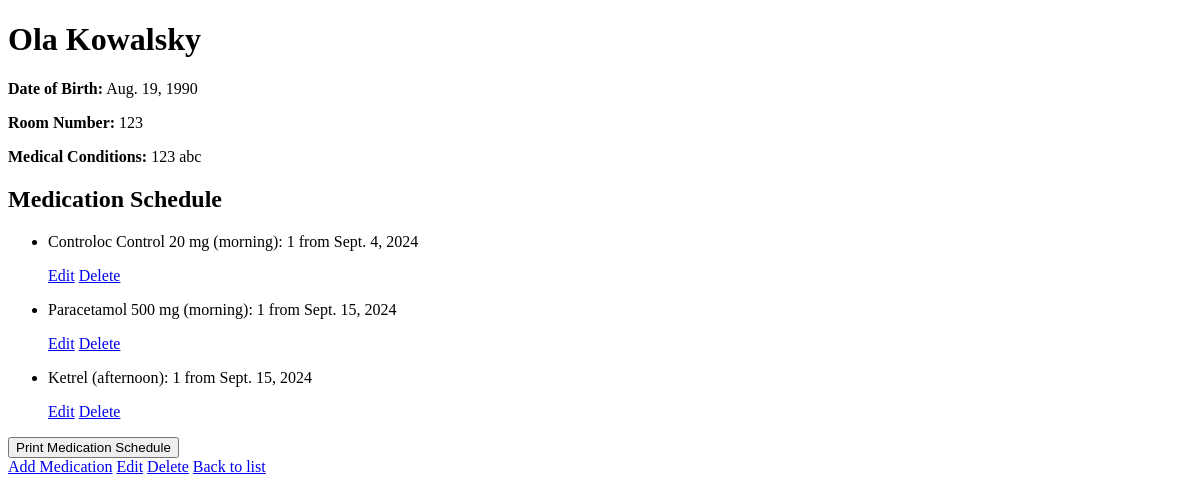
/residents/residents/1/, run on the app's committed database.
### residents/models.py (models this page shows, shortened)
class Resident(models.Model):
    first_name = models.CharField(max_length=30)
    last_name = models.CharField(max_length=30)
    date_of_birth = models.DateField()
    room_number = models.CharField(max_length=10)
    medical_conditions = models.TextField(blank=True, null=True)

class MedicationEntry(models.Model):
    TIME_OF_DAY_CHOICES = [
        ('morning', 'Morning'),
        ('afternoon', 'Afternoon'),
        ('evening', 'Evening'),
        ('late_evening', 'Late Evening'),
    ]
    medication_schedule = models.ForeignKey(MedicationSchedule, on_delete=models.CASCADE, related_name='entries')
    medication = models.ForeignKey(Medication, on_delete=models.CASCADE)
    time_of_day = models.CharField(max_length=20, choices=TIME_OF_DAY_CHOICES)
    dosage = models.CharField(max_length=100)
    start_date = models.DateField()
    end_date = models.DateField(null=True, blank=True)

### medications/models.py (models this page shows, shortened)
class Medication(models.Model):
    trade_name = models.CharField(max_length=100)  # Nazwa handlowa
    international_latin_name = models.CharField(max_length=100)  # Nazwa międzynarodowa (łacińska)

### residents/views.py (the view)
# urls.py: path('<int:pk>/', views.resident_detail, name='resident_detail'),
def resident_detail(request, pk):
    resident = get_object_or_404(Resident, pk=pk)
    schedule = MedicationSchedule.objects.filter(resident=resident).first()
    entries = MedicationEntry.objects.filter(medication_schedule=schedule) if schedule else []
    time_of_day_order = {
        'morning': 1,
        'afternoon': 2,
        'evening': 3,
        'late_evening': 4,
    }
    sorted_entries = sorted(entries, key=lambda entry: time_of_day_order.get(entry.time_of_day, 5))
    return render(request, 'residents/resident_detail.html', {'resident': resident, 'entries': sorted_entries})

### residents/templates/residents/resident_detail.html (shortened to what this page needs)
<!DOCTYPE html>
<html lang="en">
<head>
    {% load static %}
    <link href="{% static 'css/output.css' %}" rel="stylesheet">
</head>
<body class="bg-gray-100">
    <div class="container mx-auto p-6">
        <h1 class="text-4xl font-bold text-gray-900 mb-4">{{ resident.first_name }} {{ resident.last_name }}</h1>
        <p class="text-lg text-gray-700 mb-2">
            <strong>Date of Birth:</strong> {{ resident.date_of_birth }}
        </p>
        <p class="text-lg text-gray-700 mb-2">
            <strong>Room Number:</strong> {{ resident.room_number }}
        </p>
        <p class="text-lg text-gray-700 mb-4">
            <strong>Medical Conditions:</strong> {{ resident.medical_conditions }}
        </p>
        <div id="medication-schedule" class="bg-white p-6 rounded-lg shadow-lg">
            <h2 class="text-2xl font-semibold text-gray-800 mb-4">Medication Schedule</h2>
            <ul class="list-disc pl-5 space-y-2">
                {% for entry in entries %}
                <li class="bg-gray-100 p-4 rounded-lg shadow-sm">
                    <p class="text-lg text-gray-800">
                        <span class="font-semibold">{{ entry.medication.trade_name }}</span> ({{ entry.time_of_day }}): {{ entry.dosage }}
                        from {{ entry.start_date }}{% if entry.end_date %} to {{ entry.end_date }}{% endif %}
                    </p>
                    <div class="flex space-x-4 mt-2 print-hide">
                        <a href="{% url 'edit_medication_entry' entry.id %}" class="text-blue-500 hover:text-blue-700">Edit</a>
                        <a href="{% url 'delete_medication_entry' entry.id %}" class="text-red-500 hover:text-red-700">Delete</a>
                    </div>
                </li>
                {% endfor %}
            </ul>
        </div>
        <div class="mt-6 print-hide">
            <button onclick="printMedications()" class="bg-blue-500 text-white px-4 py-2 rounded-md hover:bg-blue-600">Print Medication Schedule</button>
        </div>
        <div class="mt-6 space-x-4 print-hide">
            <a href="{% url 'add_medication_entry' resident.id %}" class="inline-block bg-green-500 text-white px-4 py-2 rounded-md hover:bg-green-600">Add Medication</a>
            <a href="{% url 'resident_update' resident.pk %}" class="inline-block bg-yellow-500 text-white px-4 py-2 rounded-md hover:bg-yellow-600">Edit</a>
            <a href="{% url 'resident_delete' resident.pk %}" class="inline-block bg-red-500 text-white px-4 py-2 rounded-md hover:bg-red-600">Delete</a>
            <a href="{% url 'resident_list' %}" class="inline-block bg-gray-500 text-white px-4 py-2 rounded-md hover:bg-gray-600">Back to list</a>
        </div>
    </div>
</body>
</html>

### data on the page
Resident: first_name "Ola", last_name "Kowalsky", date_of_birth "Aug. 19, 1990", room_number "123", medical_conditions "123 abc"
MedicationEntry: medication.trade_name "Controloc Control 20 mg", time_of_day "morning", dosage "1", start_date "Sept. 4, 2024"
MedicationEntry: medication.trade_name "Paracetamol 500 mg", time_of_day "morning", dosage "1", start_date "Sept. 15, 2024"
MedicationEntry: medication.trade_name "Ketrel", time_of_day "afternoon", dosage "1", start_date "Sept. 15, 2024"
